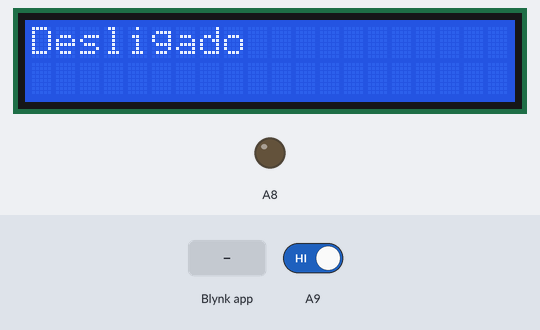
Recording of a sketch running on a simulated Arduino Mega 2560, built with avr-gcc and run on an emulated ATmega2560. Parts: 20×2 character LCD, output pins drawn as LEDs (lit = HIGH). The test bench sets the inputs (shaded band); at power-on: A9 HIGH. WiFi joins after 1.5 s; servers stay silent unless stated; what the sketch prints to the serial monitor is not drawn.

Above: at 3.0 s.
3.1 s: Blynk app writes 1 to V2
At 4.4 s:
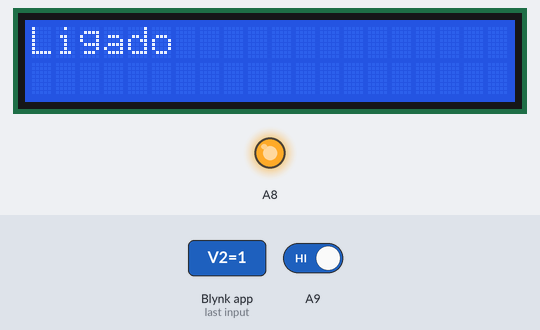
4.7 s: A9 driven LOW
At 5.6 s:
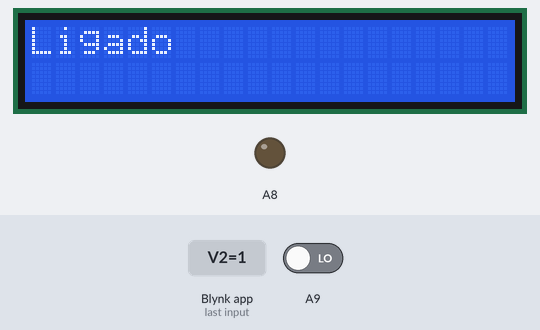
6.3 s: A9 driven HIGH
At 6.6 s:
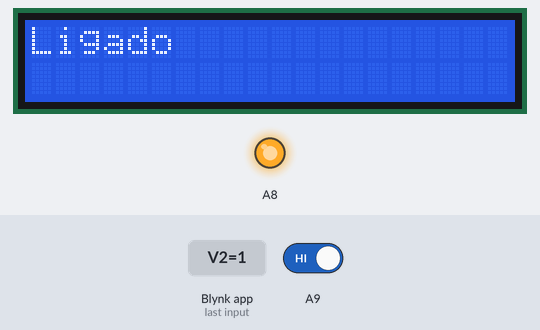
7.8 s: Blynk app writes 0 to V2
At 9.1 s:
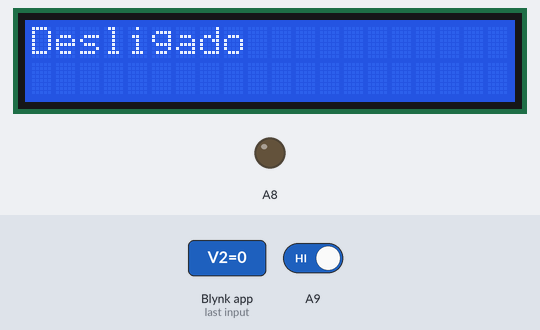
9.4 s: Blynk app writes 1 to V1
At 10.4 s:
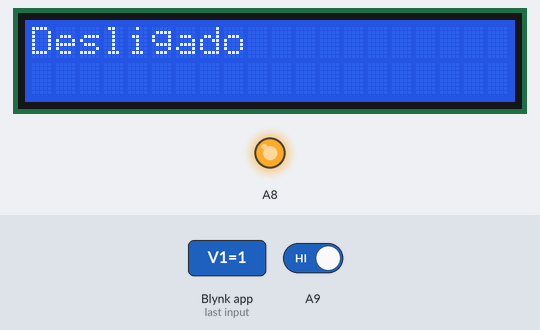
Timing chart, 0 to 12.1 s (numbered marks = the images above; inputs shaded):
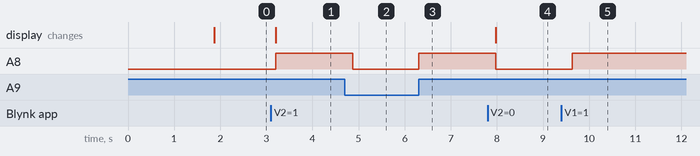

The sketch:

blynk.ino
```cpp
// (licence header left out)
/* Comment this out to disable prints and save space */
#define BLYNK_PRINT Serial


#include <UIPEthernet.h>
#include <BlynkSimpleUIPEthernet.h>
#include <LiquidCrystal.h>

#include "DHT.h"

#define DHTPIN 4
#define DHTTYPE DHT11

DHT dht(DHTPIN, DHTTYPE);
LiquidCrystal lcd(8, 9, 10, 11, 12, 13);

// You should get Auth Token in the Blynk App.
// Go to the Project Settings (nut icon).
char auth[] = "4pCU5i2GXHBwGBdRMRvxlWXbkX7WKnZh";

BlynkTimer timer;
WidgetTerminal terminal(V3);


//----------------------------------------------------------------------------------------------

double light_level;
bool system_on = false;
bool system_ready = false;
bool internal_state = true;

//----------------------------------------------------------------------------------------------

// This function sends Arduino's up time every second to Virtual Pin (5).
// In the app, Widget's reading frequency should be set to PUSH. This means
// that you define how often to send data to Blynk App.
void buttonCheckTimer()
{
}

// botão fotossensível
BLYNK_WRITE(V2)
{
  system_ready = param.asInt();

    lcd.clear();
  if (system_ready)
  {
    lcd.println("Ligado");
    terminal.println("Fotossensibilidade ativada");
  }
  else
  {
    lcd.println("Desligado");
    terminal.println("Fotossensibilidade desativada");
  }
  terminal.flush();
}

// botão ligar
BLYNK_WRITE(V1)
{
  if (!system_on)
  {
    system_ready = 1;
    system_on = 1;
    Blynk.virtualWrite(V2, 1);
    terminal.println("Luz ligada");
    terminal.println("Fotossensibilidade ativada");
    terminal.flush();
  }
}

// sensor temperatura
BLYNK_WRITE(V0)
{
  light_level = param.asDouble();
}

void setup()
{
  // Debug console
  Serial.begin(9600);
  lcd.begin(20, 2);

  Serial.println(F("DHTxx test!"));
  dht.begin();

  Blynk.begin(auth);

  pinMode(A8, OUTPUT);
  pinMode(A9, INPUT);

  Blynk.virtualWrite(V2, 0);
  lcd.println("Desligado");
  terminal.clear();
  terminal.println("------------------------------------");
  terminal.println("Sistema iniciado");
  terminal.println("Fotossensibilidade desativada");
  terminal.println("------------------------------------");
  terminal.flush();
}

void loop()
{
  Blynk.run();
  //timer.run(); // Initiates BlynkTimer

  if (!digitalRead(A9))
  {
    if (internal_state)
    {
      terminal.println("Sistema desabilitado");
      terminal.flush();
      internal_state = false;
    }
    digitalWrite(A8, LOW);
    return;
  }
  if (!internal_state)
    {
      terminal.println("Sistema reabilitado");
      terminal.flush();
      internal_state = true;
    }

  if (!system_ready)
  {
    if (system_on)
    {
      terminal.println("Luz desligada");
      terminal.flush();
    }
    system_on = 0;
  }
  else if (light_level < 50)
  {
    if (!system_on)
    {
      terminal.println("Luz ligada");
      terminal.flush();
    }

    system_on = 1;
  }

  if (system_on)
  {
    digitalWrite(A8, HIGH);
  }
  else
  {
    digitalWrite(A8, LOW);
  }

  delay(333);

  //lcd.setCursor(10, 1);
  //sprintf(texto, "%d&&&&&&%d",h,t);
  //lcd.print(texto);
}
```

Measured:
- after the input at 3.1 s, A8: LOW → HIGH after 0.10 s; the display: changes after 0.10 s (image 1)
- after the input at 4.7 s, A8: HIGH → LOW after 0.17 s
- after the input at 6.3 s, A8: LOW → HIGH at once
- after the input at 7.8 s, A8: HIGH → LOW after 0.17 s; the display: changes after 0.17 s (image 4)
- after the input at 9.4 s, A8: LOW → HIGH after 0.24 s
